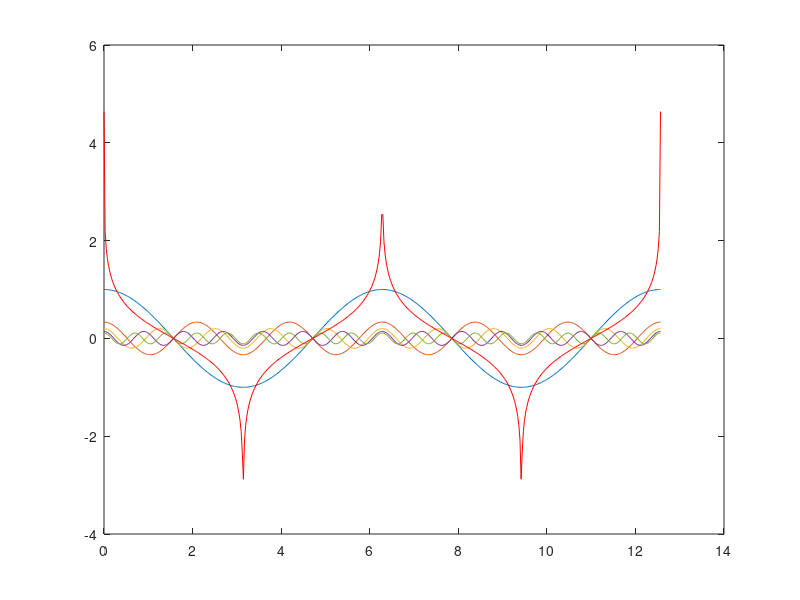

Write MATLAB code to recreate this figure.
%{

Understanding the FFT, second edition

author: Ke-Wei Ma
contact: keweima at gmail.com
summary: replicate Fig 1.4.5


%}

clear all;
clf;

h = 1:2:3000;               % odd-harmonics.  1, 3, 5 ... 1,000
a = 1 ./ h;                 % amplitude.  1/1, 1/3, 1/5 ... 1,000

n = 500;
i = linspace(0, 4*pi, n);   % number of steps

j = h' * i;

y = cos(j) .* repmat(a',1,n); % repmat converts amplitude vector to mirrored columns in new matrix

% Plot the first 5 odd harmonics and then the sum of all 
% the harmonics 


plot(i, y(1,:),
     i, y(2,:),
     i, y(3,:),
     i, y(4,:),
     i, y(5,:),
     i, sum(y),"r");

